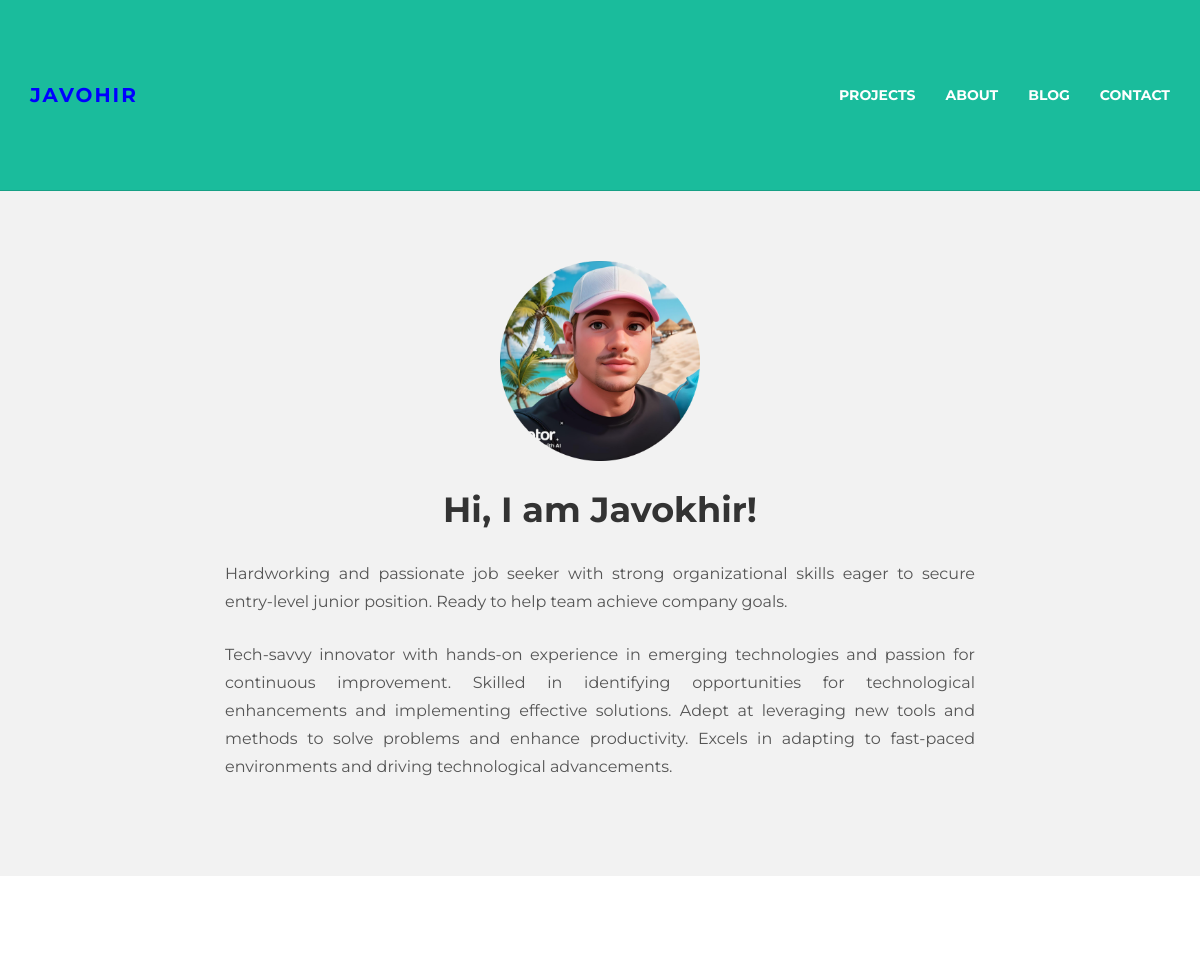
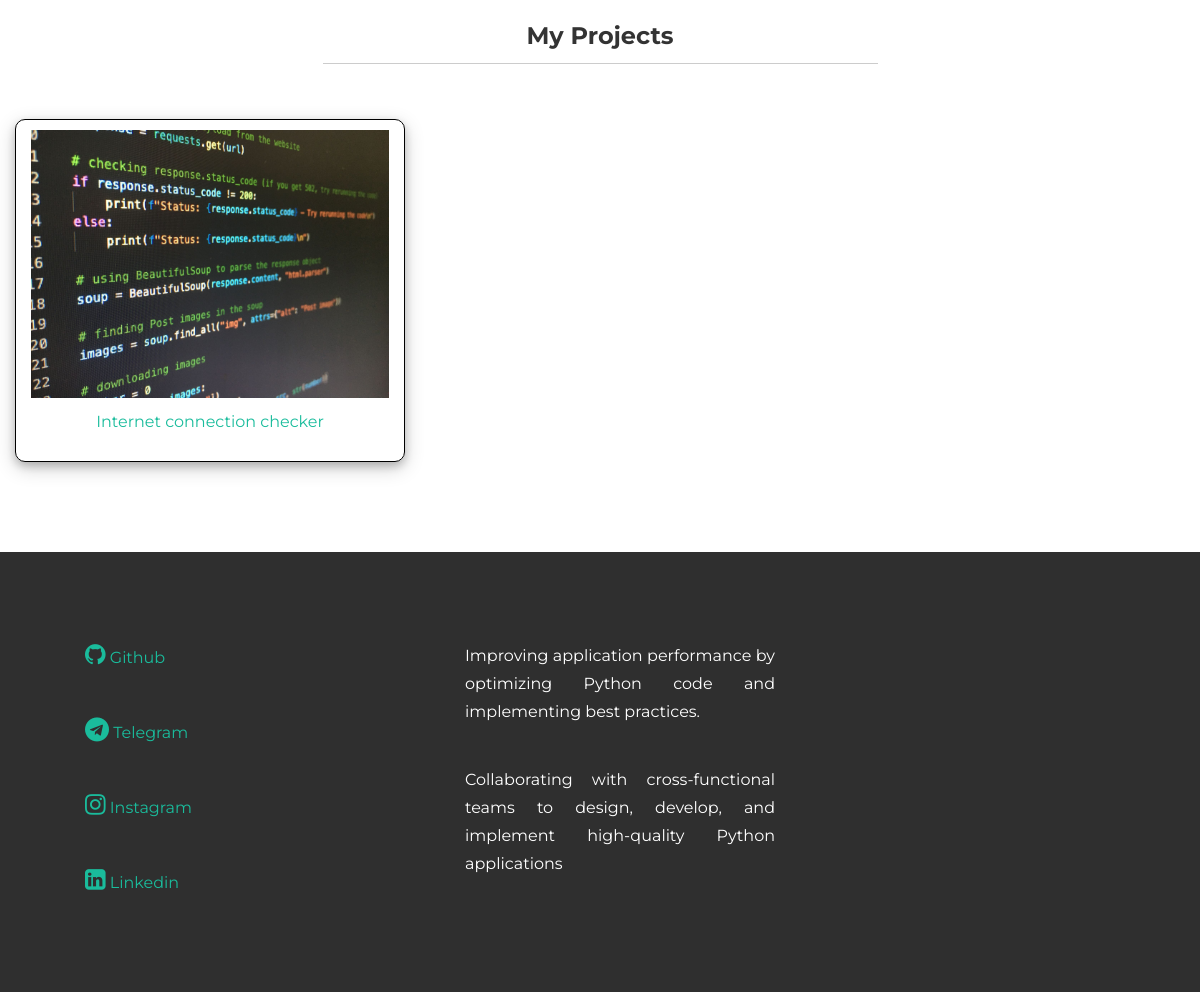
The page / on the database its author committed (2 pictures, top to bottom).
### blog/models.py (models this page shows, shortened)
class Project(models.Model):
    name = models.CharField(max_length=200,verbose_name="Loyiha nomi",blank=False,null=False)
    author = models.ForeignKey(User,on_delete=models.CASCADE)
    image = models.ImageField(upload_to='project_images/')
    text = RichTextField(verbose_name='Loyiha haqida malumot')
    created_time = models.DateTimeField(auto_now_add=True)

### blog/views.py (the view)
# urls.py: path('',home,name='home_page'),
def home(request):
    projects = Project.objects.all()
    context = {
        'projects': projects,
    }
    return render(request,'index.html',context)

### templates/index.html (shortened to what this page needs)
{% load static %}
<html lang="en">
  <head>
    <link href="{% static 'css/bootstrap.css' %}" rel="stylesheet">
    <link href="{% static 'css/main.css' %}" rel="stylesheet">
<link rel="stylesheet" href="https://cdnjs.cloudflare.com/ajax/libs/font-awesome/4.7.0/css/font-awesome.min.css">
  </head>
  <body>
    <div class="navbar navbar-inverse navbar-static-top">
      <div class="container">
        <div class="navbar-header">
         <a class="navbar-brand" href="{% url 'home_page' %}"><b style="color:blue;">Javohir</b></a>
        </div>
        <div class="navbar-collapse collapse">
          <ul class="nav navbar-nav navbar-right">
            <li><a href="{% url 'work_page' %}"><b>Projects</b></a></li>
            <li><a href="{% url 'about_page' %}"><b>About</b></a></li>
            <li><a href="{% url 'blogs_page' 1 %}"><b>Blog</b></a></li>
            <li><a href="{% url 'contact_page' %}"><b>Contact</b></a></li>
          </ul>
        </div>
      </div>
    </div>
	<div id="ww">
	    <div class="container">
			<div class="row">
				<div class="col-lg-8 col-lg-offset-2 centered">
					<img src="{% static 'img/me.png' %}" alt="Javohir" width="200">
					<h1>Hi, I am Javokhir!</h1>
					<p align="justify">Hardworking and passionate job seeker with strong organizational skills eager to secure entry-level junior position. Ready to help team achieve company goals.</p>
					<p align="justify">Tech-savvy innovator with hands-on experience in emerging technologies and passion for continuous improvement. Skilled in identifying opportunities for technological enhancements and implementing effective solutions. Adept at leveraging new tools and methods to solve problems and enhance productivity. Excels in adapting to fast-paced environments and driving technological advancements.</p>
				</div>
			</div>
	    </div>
	</div>
	<div class="container pt">
	<div class="row mt">
			<div class="col-lg-6 col-lg-offset-3 centered">
				<h3>My Projects</h3>
				<hr>
			</div>
		</div>
		<div class="row mt centered">
			{% for i in projects %}
			<div class="col-lg-4" style="border:1px solid black;border-radius:10px;border:1px solid black;border-radius:10px; box-shadow: 0 4px 8px 0 rgba(0, 0, 0, 0.2), 0 6px 20px 0 rgba(0, 0, 0, 0.19);">
				<a class="zoom green" href="{% url 'work_detail_page' i.pk %}"><img class="img-responsive" src="{{i.image.url}}" alt=""  style="margin-top:10px;"/></a>
				<a href="{% url 'work_detail_page' i.pk %}"><p style="margin-top:10px;">{{i.name}}</p></a>
			</div>
			{% endfor %}
		</div>
</div>
	<div id="footer" style="margin:0 auto;">
		<div class="container" style="margin:0 auto;">
			<div class="row" style="margin:0 auto;">
				<div class="col-lg-4" style="margin-left:40px;margin-top:40px;">
					<p><a href="https://github.com/JavokhirUmurzakov"><i class="fa fa-github"  style="font-size:24px"></i>  Github</a></p><br/>
					<p><a href="https://t.me/umurzakov_javokhir"><i class="fa fa-telegram"  style="font-size:24px"></i>  Telegram</a></p><br/>
					<p><a href="https://instagram.com/umurzakov_javokhir"><i class="fa fa-instagram"  style="font-size:24px"></i>  Instagram</a></p><br/>
					<p><a href="https://linkedin.com/in/javokhir-umurzakov"><i class="fa fa-linkedin-square"  style="font-size:24px"></i>  Linkedin</a></p><br/>
				</div>
				<div class="col-lg-4" style="padding-right:15px;">
					<p align="justify" style="margin-top:40px;margin-right:40px;">Improving application performance by optimizing Python code and implementing best practices.</p>
					<p align="justify" style="margin-top:40px;margin-right:40px;">Collaborating with cross-functional teams to design, develop, and implement high-quality Python applications</p>
				</div>
			</div>
		</div>
	</div>
  </body>
</html>

### static/css/main.css (style rules this page uses)
body { background-color: #ffffff; font-family: 'Montserrat', sans-serif; font-weight: 400; font-size: 14px; color: #555; -webkit-font-smoothing: antialiased; -webkit-overflow-scrolling: touch; }
h1, h2, h3, h4, h5, h6 { font-family: 'Montserrat', sans-serif; font-weight: 700; color: #333; }
h1 { font-size: 35px; margin-top: 30px; margin-bottom: 30px; }
p { line-height: 28px; margin-bottom: 25px; font-size: 16px; }
.centered { text-align: center; }
a { color: #1abc9c; word-wrap: break-word; -webkit-transition: color 0.1s ease-in, background 0.1s ease-in; -moz-transition: color 0.1s ease-in, background 0.1s ease-in; -ms-transition: color 0.1s ease-in, background 0.1s ease-in; -o-transition: color 0.1s ease-in, background 0.1s ease-in; transition: color 0.1s ease-in, background 0.1s ease-in; }
a:before, a:after { -webkit-transition: color 0.1s ease-in, background 0.1s ease-in; -moz-transition: color 0.1s ease-in, background 0.1s ease-in; -ms-transition: color 0.1s ease-in, background 0.1s ease-in; -o-transition: color 0.1s ease-in, background 0.1s ease-in; transition: color 0.1s ease-in, background 0.1s ease-in; }
hr { display: block; height: 1px; border: 0; border-top: 1px solid #ccc; margin: 1em 0; padding: 0; }
.navbar { text-transform: uppercase; margin-bottom: 0px; }
.navbar-inverse { padding-bottom: 70px; padding-top: 70px; }
.navbar-inverse { background-color: #1abc9c; border-color: #16a085; }
.navbar-inverse .navbar-nav > li > a { color: white; }
.navbar-brand { font-weight: 700; font-size: 20px; letter-spacing: 2px; }
.navbar-inverse .navbar-brand { color: white; }
.mt { margin-top: 40px; margin-bottom: 40px; }
.pt { padding-top: 50px; padding-bottom: 50px; }
#ww { padding-top: 70px; padding-bottom: 70px; background-color: #f2f2f2; }
#footer { background-color: #2f2f2f; padding-top: 50px; padding-bottom: 50px; }
#footer p { color: white; }
.zoom { display:block; position:relative; overflow:hidden; background:transparent url(../img/loader.gif) no-repeat center; }

### rows shown on the page
Project: image (picture), name "Internet connection checker"
